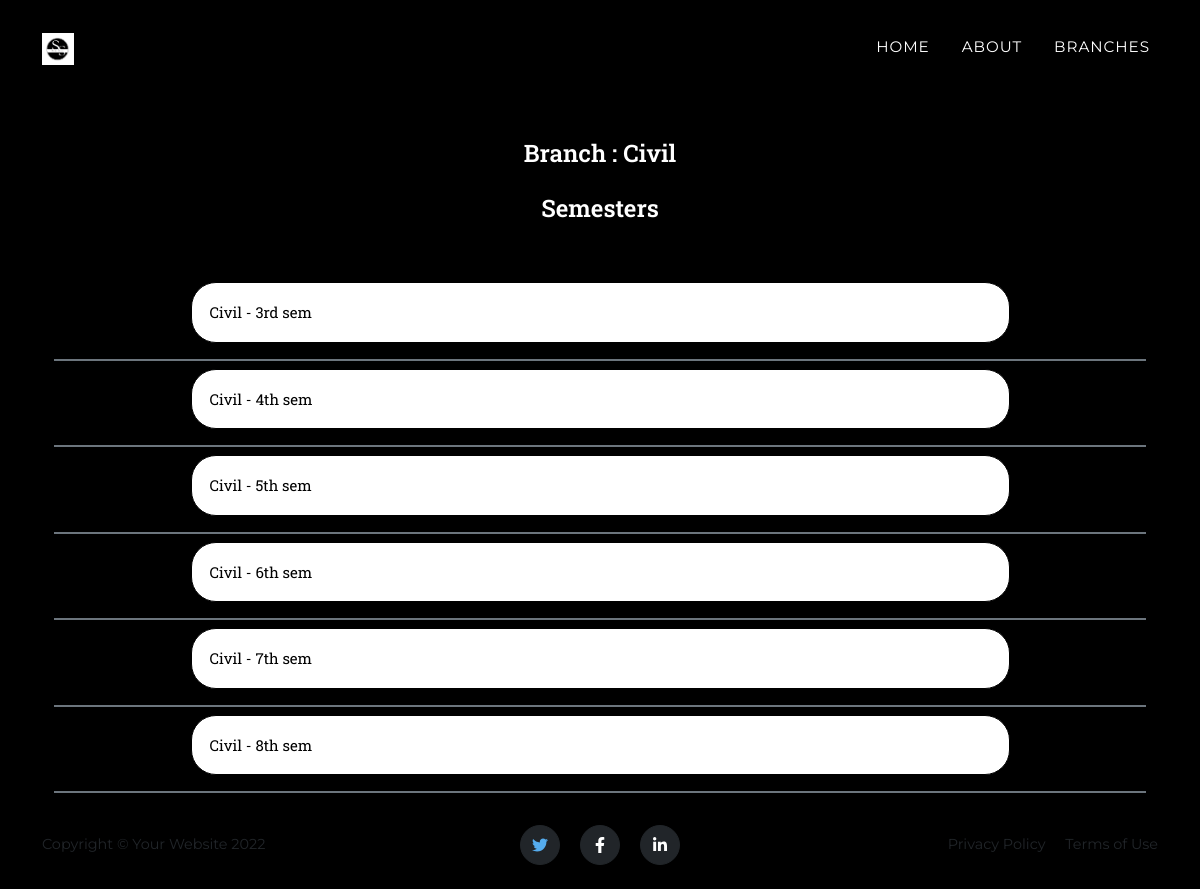
Page /branch/civil/ on the committed database.
### post/models.py (models this page shows, shortened)
class Branch(models.Model):
    name = models.CharField( blank=True, max_length=255)
    url = models.CharField(max_length=100)
    content = models.TextField(blank=True)

class Semester(models.Model):
    branch = models.ForeignKey(Branch, on_delete=models.CASCADE)
    name = models.CharField( blank=True, max_length=255)
    url = models.CharField(max_length=100)
    number = models.IntegerField()
    description = models.TextField(blank=True)

### post/views.py (the view)
# urls.py: path('branch/<slug:url>/', semester, name='semester'),
def semester(request, url):
    branch = Branch.objects.get(url=url)
    semesters = Semester.objects.filter(branch=branch)
    context = {
        'branch': branch,
        'semesters': semesters
    }
    return render(request, 'post/semester.html', context)

### templates/post/semester.html (shortened to what this page needs)
{% extends 'base/base.html' %}
{% load static %}
{% block content %}
<div class="container mb-2 text-center" style="margin-top: 135px; margin-bottom: 100px;">
  <div class="post_title">Branch : {{ branch.name }}</div>
  <div class="post_title">Semesters</div>
  <div class="container pt-5">
    {% for sem in semesters %}
    <button class="collapsible w-75 m-2" type="button" onclick="toggleCollapsible(event)">{{ sem.name }}</button>
    <div class="content border border-secondary mt-2">
    </div>
    {% endfor %}
  </div>
</div>
{% endblock %}

### static/styles/post.css (style rules this page uses)
* { margin: 0; padding: 0; -webkit-font-smoothing: antialiased; -webkit-text-shadow: rgba(0,0,0,.01) 0 0 1px; text-shadow: rgba(0,0,0,.01) 0 0 1px; }
body { font-family: 'Work Sans', sans-serif; font-size: 14px; font-weight: 400; background: #f7f7f7; color: #a5a5a5; }
div { display: block; position: relative; -webkit-box-sizing: border-box; -moz-box-sizing: border-box; box-sizing: border-box; }
.post_title { font-size: 24px; color: #FFFFFF; font-weight: 600; margin-top: 19px; }

### static/styles/main_styles.css (style rules this page uses)
* { margin: 0; padding: 0; -webkit-font-smoothing: antialiased; -webkit-text-shadow: rgba(0,0,0,.01) 0 0 1px; text-shadow: rgba(0,0,0,.01) 0 0 1px; }
body { font-family: 'Work Sans', sans-serif; font-size: 14px; font-weight: 400; background: #f7f7f7; color: #a5a5a5; }
div { display: block; position: relative; -webkit-box-sizing: border-box; -moz-box-sizing: border-box; box-sizing: border-box; }

### static/css/style_base.css (style rules this page uses)
* { margin: 0; padding: 0; }

### templates/base/base.html (style rules this page uses)
body { background-color: black; }

### templates/post/semester.html (style rules this page uses)
.collapsible { background-color: white; color: black; border-radius: 25px; border: 1px solid black; cursor: pointer; padding: 18px; width: 100%; text-align: left; outline: none; font-size: 15px; transition: 0.3s; }
.content { padding: 0 18px; max-height: 0; overflow: hidden; transition: max-height 0.2s ease-out; }

### rows in the picture
Branch: name "Civil"
Semester: name "Civil - 3rd sem"
Semester: name "Civil - 4th sem"
Semester: name "Civil - 5th sem"
Semester: name "Civil - 6th sem"
Semester: name "Civil - 7th sem"
Semester: name "Civil - 8th sem"
